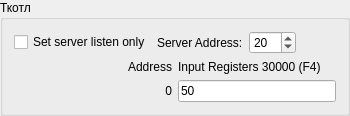
       <widget class="QGroupBox" name="gbTkotl">
        <property name="title">
         <string>Ткотл</string>
        </property>
        <layout class="QVBoxLayout" name="verticalLayout_6">
         <item>
          <layout class="QHBoxLayout" name="horizontalLayout_8">
           <property name="sizeConstraint">
            <enum>QLayout::SetMinimumSize</enum>
           </property>
           <item>
            <widget class="QCheckBox" name="listenOnlyBox_6">
             <property name="text">
              <string>Set server listen only</string>
             </property>
            </widget>
           </item>
           <item>
            <widget class="QLabel" name="label_43">
             <property name="sizePolicy">
              <sizepolicy hsizetype="Maximum" vsizetype="Preferred">
               <horstretch>0</horstretch>
               <verstretch>0</verstretch>
              </sizepolicy>
             </property>
             <property name="text">
              <string>Server Address:</string>
             </property>
            </widget>
           </item>
           <item>
            <widget class="QSpinBox" name="serverEdit_6">
             <property name="sizePolicy">
              <sizepolicy hsizetype="Maximum" vsizetype="Fixed">
               <horstretch>0</horstretch>
               <verstretch>0</verstretch>
              </sizepolicy>
             </property>
             <property name="minimum">
              <number>1</number>
             </property>
             <property name="maximum">
              <number>247</number>
             </property>
             <property name="value">
              <number>20</number>
             </property>
            </widget>
           </item>
           <item>
            <spacer name="horizontalSpacer_7">
             <property name="orientation">
              <enum>Qt::Horizontal</enum>
             </property>
             <property name="sizeHint" stdset="0">
              <size>
               <width>40</width>
               <height>20</height>
              </size>
             </property>
            </spacer>
           </item>
          </layout>
         </item>
         <item>
          <layout class="QGridLayout" name="gridLayout_8">
           <item row="1" column="1">
            <widget class="QLineEdit" name="inReg_22">
             <property name="sizePolicy">
              <sizepolicy hsizetype="Preferred" vsizetype="Fixed">
               <horstretch>0</horstretch>
               <verstretch>0</verstretch>
              </sizepolicy>
             </property>
             <property name="text">
              <string>50</string>
             </property>
             <property name="maxLength">
              <number>32767</number>
             </property>
             <property name="placeholderText">
              <string>Hexadecimal A-F, a-f, 0-9.</string>
             </property>
            </widget>
           </item>
           <item row="1" column="0">
            <widget class="QLabel" name="label_44">
             <property name="text">
              <string>0</string>
             </property>
             <property name="alignment">
              <set>Qt::AlignRight|Qt::AlignTrailing|Qt::AlignVCenter</set>
             </property>
            </widget>
           </item>
           <item row="0" column="0">
            <widget class="QLabel" name="address_6">
             <property name="text">
              <string>Address</string>
             </property>
             <property name="alignment">
              <set>Qt::AlignRight|Qt::AlignTrailing|Qt::AlignVCenter</set>
             </property>
            </widget>
           </item>
           <item row="0" column="1">
            <widget class="QLabel" name="inputRegisters_6">
             <property name="text">
              <string>Input Registers 30000 (F4)</string>
             </property>
            </widget>
           </item>
          </layout>
         </item>
        </layout>
       </widget>
